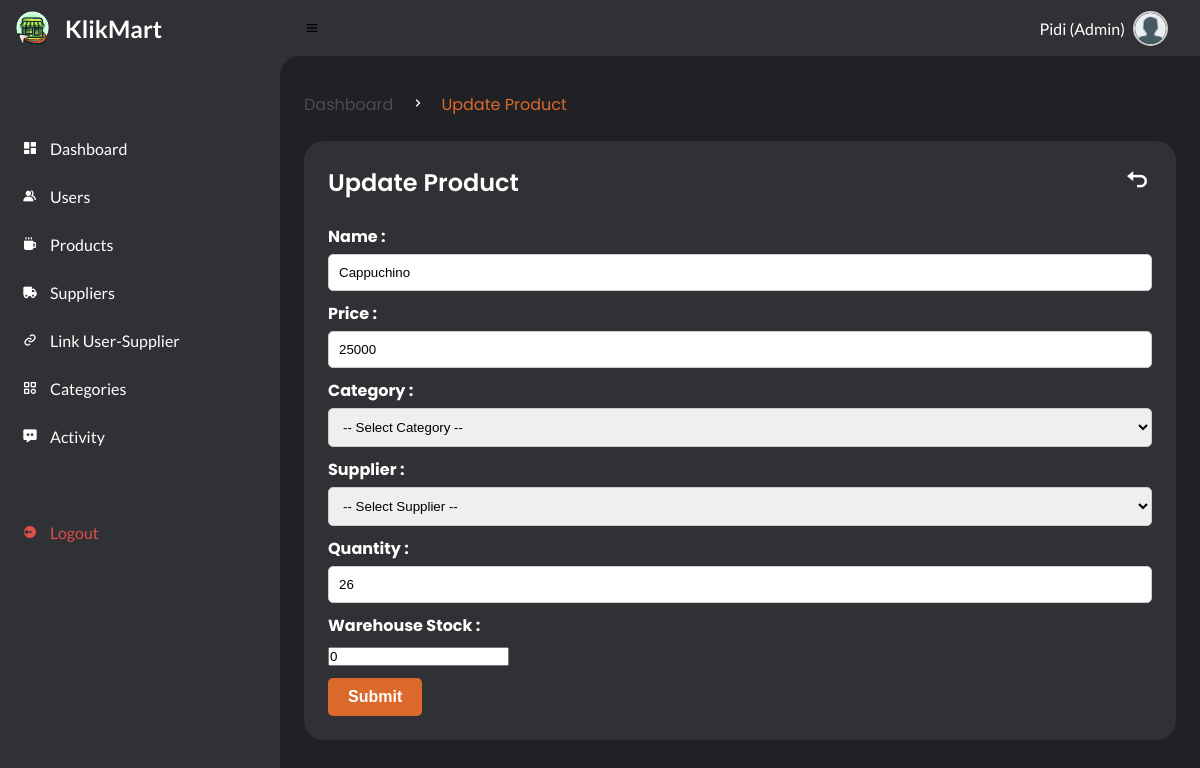
/pages/update-products.php?id=22 (signed in), run on the app's committed database.
### tables this page shows
CREATE TABLE `products` (
  `id` int(11) NOT NULL,
  `nama_produk` varchar(45) DEFAULT NULL,
  `harga_produk` int(11) DEFAULT NULL,
  `created_at` timestamp NOT NULL DEFAULT current_timestamp(),
  `updated_at` timestamp NOT NULL DEFAULT current_timestamp() ON UPDATE current_timestamp(),
  `jumlah` int(11) DEFAULT 0,
  `warehouse_stock` int(11) DEFAULT 0,
  `kode_unik` varchar(255) DEFAULT NULL,
  `kategori_id` int(11) DEFAULT NULL,
  `supplier_id` int(11) DEFAULT NULL
);

### pages/update-products.php (the view, shortened to what this page needs)
<?php
include '../layout/header.php';
require_once('../db/db-connection.php');
$has_supplier_column = false;
$has_warehouse_stock_column = false;
$result = $conn->query("SHOW COLUMNS FROM products LIKE 'supplier_id'");
if ($result && $result->num_rows > 0) {
    $has_supplier_column = true;
}
$result = $conn->query("SHOW COLUMNS FROM products LIKE 'warehouse_stock'");
if ($result && $result->num_rows > 0) {
    $has_warehouse_stock_column = true;
}
$query = "SELECT * FROM products";
$result = mysqli_query($conn, $query);
$rows = [];
while ($row = mysqli_fetch_assoc($result)) {
    $rows[] = $row;
}
$product_id = isset($_GET['id']) ? $_GET['id'] : null;
$product = [];
if ($product_id !== null) {
    foreach ($rows as $row) {
        if ($row['id'] == $product_id) {
            $product = $row;
            break;
        }
    }
}
?>
<section id="content">
    <main>
        <div class="head-title">
            <div class="left">
                <ul class="breadcrumb">
                    <li>
                        <a href="#">Dashboard</a>
                    </li>
                    <li><i class='bx bx-chevron-right'></i></li>
                    <li>
                        <a class="active" href="#">Update Product</a>
                    </li>
                </ul>
            </div>
        </div>
        <div class="table-data">
            <div class="order">
                <div class="head">
                    <h3>Update Product</h3>
                    <a href="products.php"><i class='bx bx-undo text-white' style="font-size:30px;"></i></a>
                </div>
                <form method="post" action="<?php echo $_SERVER['PHP_SELF']; ?>">
                    <label for="nama">Name :</label>
                    <input type="text" id="nama" name="nama" value="<?= $product['nama_produk'] ?? ''; ?>" required><br>
                    <label for="harga_produk">Price :</label>
                    <input type="text" id="harga_produk" name="harga_produk" value="<?= $product['harga_produk'] ?? ''; ?>" required><br>
                    <label for="kategori_id">Category :</label>
                    <select id="kategori_id" name="kategori_id" required>
                        <option value="">-- Select Category --</option>
                    </select><br>
                    <?php if ($has_supplier_column): ?>
                        <label for="supplier_id">Supplier :</label>
                        <select id="supplier_id" name="supplier_id" required>
                            <option value="">-- Select Supplier --</option>
                        </select><br>
                    <?php endif; ?>
                    <label for="jumlah">Quantity :</label>
                    <input type="text" id="jumlah" name="jumlah" value="<?= $product['jumlah'] ?? ''; ?>" required><br>
                    <?php if ($has_warehouse_stock_column): ?>
                        <label for="warehouse_stock">Warehouse Stock :</label>
                        <input type="number" id="warehouse_stock" name="warehouse_stock" value="<?= $product['warehouse_stock'] ?? 0; ?>" min="0" required><br>
                    <?php endif; ?>
                    <button type="submit" name="update_product">Submit</button>
                </form>
            </div>
        </div>
    </section>

### style/style.css (style rules this page uses)
* { margin: 0; padding: 0; box-sizing: border-box; }
a { text-decoration: none; }
li { list-style: none; }
:root { --light: #303134; --oren: #DC692C; --link: #CFE8FF; --grey: #202124; --dark-grey: #4C4C4C; --dark: #ffffff; --red: #DB504A; --yellow: #ffffff; --light-yellow: #a88d32; --orange: #FD7238; --light-orange: #FFE0D3; }
html { overflow-x: hidden; }
body { background: var(--grey); overflow-x: hidden; }
#content { position: relative; width: calc(100% - 280px); left: 280px; transition: .3s ease; }
#content main { width: 100%; padding: 36px 24px; font-family: 'Poppins', sans-serif; max-height: calc(100vh - 56px); overflow-y: auto; }
#content main .head-title { display: flex; align-items: center; justify-content: space-between; grid-gap: 16px; flex-wrap: wrap; }
#content main .head-title .left .breadcrumb { display: flex; align-items: center; grid-gap: 16px; }
#content main .head-title .left .breadcrumb li { color: var(--dark); }
#content main .head-title .left .breadcrumb li a { color: var(--dark-grey); pointer-events: none; }
#content main .head-title .left .breadcrumb li a.active { color: var(--oren); pointer-events: unset; }
#content main .table-data { display: flex; flex-wrap: wrap; grid-gap: 24px; margin-top: 24px; width: 100%; color: var(--dark); }
#content main .table-data > div { border-radius: 20px; background: var(--light); padding: 24px; overflow-x: auto; }
#content main .table-data .head { display: flex; align-items: center; grid-gap: 16px; margin-bottom: 24px; }
#content main .table-data .head h3 { margin-right: auto; font-size: 24px; font-weight: 600; }
#content main .table-data .head .bx { cursor: pointer; }
#content main .table-data .order { flex-grow: 1; flex-basis: 500px; }
label { display: block; margin-bottom: 5px; font-weight: bold; }
input[type="text"], input[type="password"] { width: 100%; padding: 10px; border: 1px solid #ccc; border-radius: 5px; box-sizing: border-box; margin-bottom:10px ; }
button[type="submit"] { background-color: #007bff; color: #fff; padding: 10px 20px; border: none; border-radius: 5px; cursor: pointer; font-size: 16px; font-weight: bold; margin-top: 10px; }

### pages/update-products.php (style rules this page uses)
label { display: block; margin-bottom: 5px; font-weight: bold; }
input[type="text"], input[type="password"], select { width: 100%; padding: 10px; border: 1px solid #ccc; border-radius: 5px; box-sizing: border-box; margin-bottom: 10px; }
button[type="submit"] { background-color: #DC692C; color: #fff; padding: 10px 20px; border: none; border-radius: 5px; cursor: pointer; font-size: 16px; font-weight: bold; margin-top: 10px; }
.text-white { color: #ffffff; }

### data on the page
products: nama "Cappuchino", harga_produk "25000", jumlah "26", warehouse_stock "0"

### other printed values
$_SESSION['nama'] "Pidi (Admin)"
